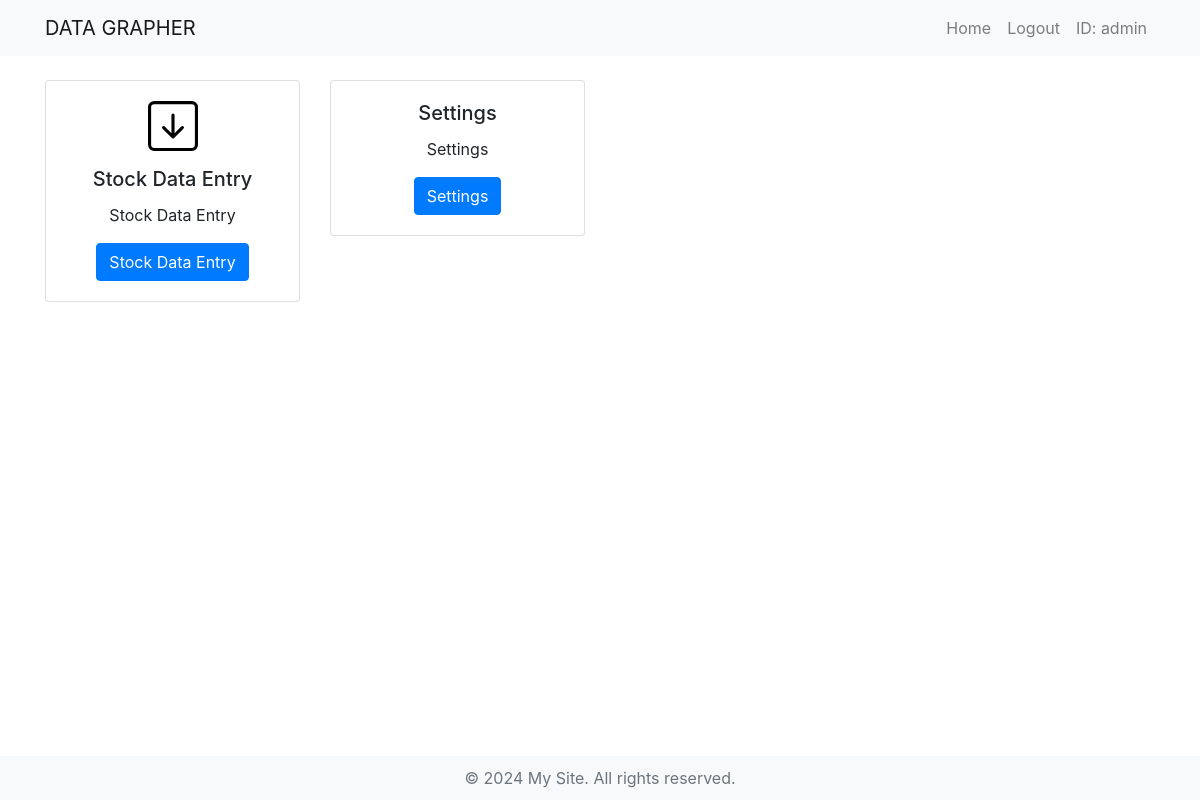
The page /datagrapher/home/ (signed in) on the database as committed earlier.
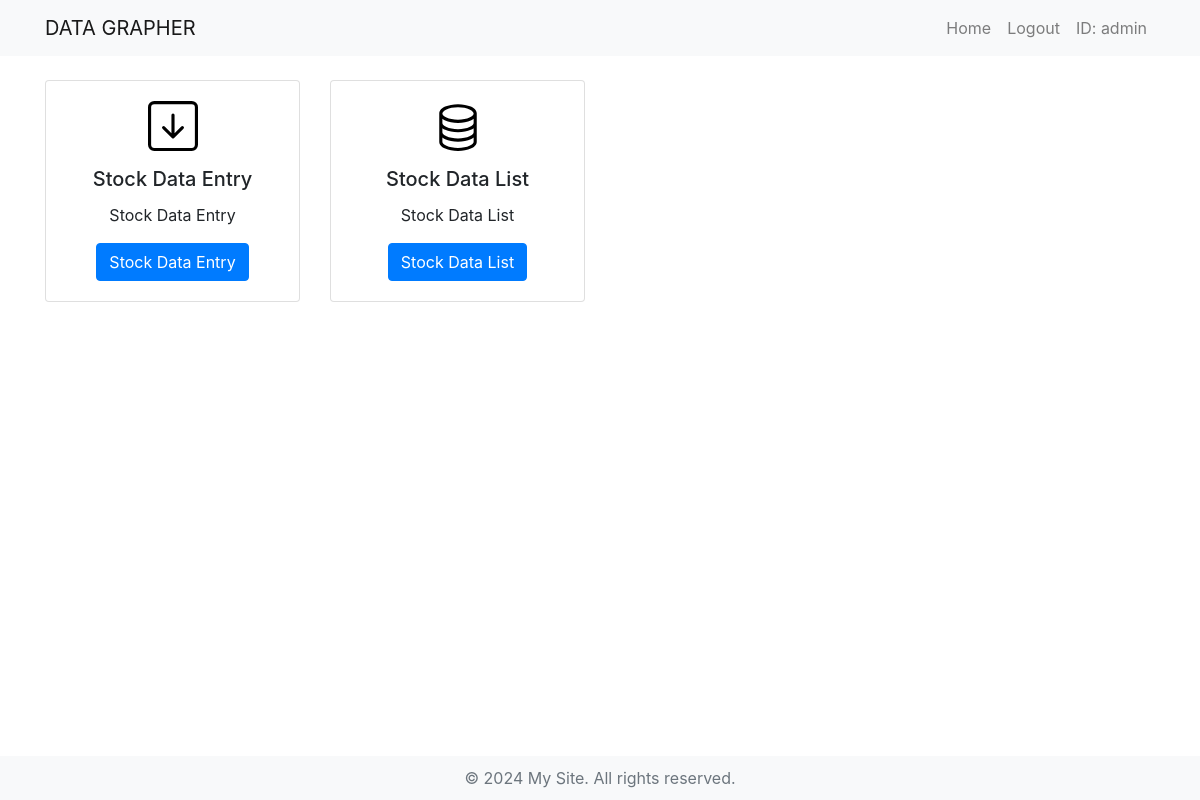
The same page on the database as committed later.
### datagrapherapp/models.py (models this page shows, shortened)
class Page(models.Model):
    icon = models.CharField(max_length=255, blank=True)
    title = models.CharField(max_length=255)
    description = models.TextField()
    url = models.CharField(max_length=255, default="home")
    show_on_home = models.BooleanField(default=False)

### datagrapherapp/views.py (the view)
# urls.py: path('home/', home_view, name='home'),
@login_required
def home_view(request):
    pages = Page.objects.filter(show_on_home = True)
    return render(request, 'home.html', {'pages': pages})

### templates/home.html (shortened to what this page needs)
{% extends 'base.html' %} {% block content %} {% load static %}
<div class="row">
  {% for page in pages %}
  <div class="col-lg-3 col-md-4 col-sm-6 col-xs-12 mb-4">
      <div class="card">
        <div class="card-body text-center">
          {% if page.icon %}
          <img src="{% static 'img/' %}{{ page.icon }}" class="mb-3" />
          {% endif %}
          <h5 class="card-title">{{ page.title }}</h5>
          <p class="card-text">{{ page.description }}</p>
          {% with page.url as url_name %}
                <a href="{% url url_name %}" class="btn btn-primary">{{ page.title }}</a>
          {% endwith %}
        </div>
      </div>
    </div>
    {% endfor %}
  </div>
  {% endblock %}

### templates/base.html (shortened to what this page needs)
<!DOCTYPE html>
<html lang="ja">
  <head>
    <link
      href="https://stackpath.bootstrapcdn.com/bootstrap/4.5.2/css/bootstrap.min.css"
      rel="stylesheet"
    />
    {% load static %}
    <link
      rel="stylesheet"
      type="text/css"
      href="{% static 'css/style.css' %}"
    />
  </head>
  <body>
    <nav class="navbar navbar-expand-lg navbar-light bg-light">
      <div class="container">
        <a class="navbar-brand" href="{% url 'home' %}">DATA GRAPHER</a>
        <div class="collapse navbar-collapse" id="navbarNav">
          <ul class="navbar-nav ml-auto">
            <li class="nav-item">
              <a class="nav-link" href="{% url 'home' %}">Home</a>
            </li>
            {% if user.is_authenticated %}
            <li class="nav-item">
              <a class="nav-link" href="{% url 'logout' %}">Logout</a>
            </li>
            <li class="nav-item">
              <span class="nav-link">ID: {{ user.username }}</span>
            </li>
            {% else %}
            <li class="nav-item">
              <a class="nav-link" href="{% url 'login' %}">Login</a>
            </li>
            {% endif %}
          </ul>
        </div>
      </div>
    </nav>
    <main role="main" class="container py-4">
      {% block content %}{% endblock %}
    </main>
    <footer>© 2024 My Site. All rights reserved.</footer>
  </body>
</html>

### templates/base.html (style rules this page uses)
footer { background-color: #f8f9fa; color: #6c757d; text-align: center; padding: 10px; position: absolute; bottom: 0; width: 100%; }

Rows that differ between the two databases and show on the page:
removed Page: title "Settings", description "Settings"
added Page: icon (picture), title "Stock Data List", description "Stock Data List"
